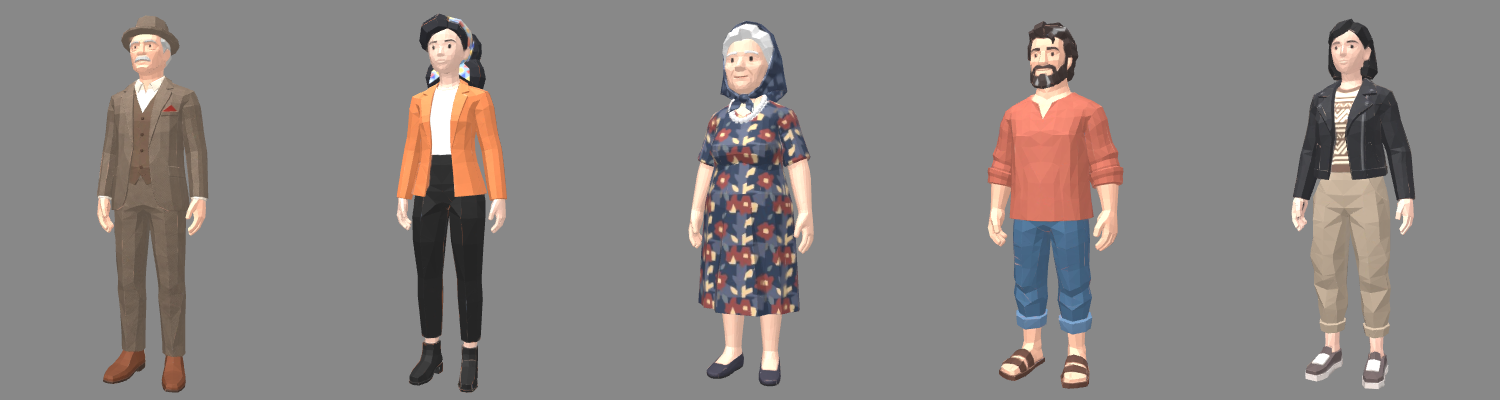
#> input picture Modeles/personnages_apercu.png, 1500 x 400 px
$ python feuille_mission.py
#> lines starting #> are read from the running program, lines starting #| are printed output that depends on the picture; after the words box and inside, x2 and y2 are one past the last pixel; in counts of white or black regions, pixels touching at a corner belong together
#> in feuille, `img = Image.new("RGBA", (W, H), (0, 0, 0, 0))`: img: PIL image 1640x2000 RGBA; every value is 0
"""Images de la feuille de mission et du billet d'embarquement (une feuille par trajet).

Sortie (Textures/FeuilleMission) :
  FondFeuille.png   la feuille en gros plan (presse-papier), 1640 x 2000 -> 820 x 1000 a l'ecran
  Billet.png        le billet d'embarquement VIDE (le Verse ecrit les valeurs), 1800 x 720
                    -> 900 x 360 a l'ecran. Positions des valeurs : BILLET plus bas.
  Passeport.png     la page du passeport VIDE (le Verse ecrit les valeurs et met la photo),
                    1260 x 1000 -> 630 x 500 a l'ecran. Positions des valeurs : PASSEPORT plus bas.
                    (les memes positions que dans feuille_mission.verse)
  Case.png, CaseCochee.png, CaseRatee.png   les cases de la feuille
  TamponOk.png, TamponRefus.png             les tampons poses sur le billet
  Photo1.png ... Photo5.png  les photos des passagers (decoupees dans Modeles/personnages_apercu.png,
                    de gauche a droite : 1 vieux monsieur, 2 femme veste orange, 3 grand-mere,
                    4 homme barbu, 5 femme blouson noir)
Les grandes images sont ensuite centrees dans un carre / rectangle en puissance de 2 (vide
transparent autour) pour UEFN : FondFeuille 2048 x 2048, Billet 2048 x 1024, Passeport 2048 x 1024,
tampons 1024 x 512. Le Verse les affiche plus grandes d'autant (le dessin tombe au meme endroit).
Et Modeles/Feuille/FeuilleMur.glb : le presse-papier a accrocher au mur (texture = FondFeuille).

Usage : python3 feuille_mission.py
"""
import os
import random

import numpy as np
import trimesh
from PIL import Image, ImageDraw, ImageFilter, ImageFont
from trimesh.visual.material import PBRMaterial

RACINE = os.path.join(os.path.dirname(os.path.abspath(__file__)), "..")
SORTIE = os.path.join(RACINE, "Textures", "FeuilleMission")
MODELES = os.path.join(RACINE, "Modeles", "Feuille")
TITRE = os.path.join(RACINE, "Outils", "ArchivoBlack.ttf")
CARTOON = os.path.join(RACINE, "Outils", "TitanOne-Regular.ttf")   # police des interfaces cartoon
CONTOUR = (22, 27, 48, 255)                                          # contour sombre du style cartoon
VERT_H, VERT_B = (46, 190, 104, 255), (18, 128, 70, 255)
ETIQ = os.path.join(RACINE, "Outils", "BarlowSemiCondensed-Bold.ttf")

BLEU = (36, 74, 140, 255)
GRIS = (120, 128, 140, 255)
PHOTO = 256


def police(f, t):
    return ImageFont.truetype(f, t)


def centre(d, xy, texte, f, couleur):
    l, h, r, b = d.textbbox((0, 0), texte, font=f)
    d.text((xy[0] - (r - l) / 2 - l, xy[1] - (b - h) / 2 - h), texte, font=f, fill=couleur)


def avion(d, cx, cy, s, couleur):
    """Petit avion vu de dessus, nez vers la droite."""
    pts = [(1.0, 0), (0.75, 0.07), (0.15, 0.07), (-0.25, 0.62), (-0.42, 0.62), (-0.15, 0.07),
           (-0.62, 0.07), (-0.78, 0.3), (-0.9, 0.3), (-0.82, 0), (-0.9, -0.3), (-0.78, -0.3),
           (-0.62, -0.07), (-0.15, -0.07), (-0.42, -0.62), (-0.25, -0.62), (0.15, -0.07), (0.75, -0.07)]
    d.polygon([(cx + x * s, cy + y * s) for x, y in pts], fill=couleur)


def code_barre(d, x0, y0, x1, y1, graine):
    r = random.Random(graine)
    x = x0
    while x < x1 - 6:
        w = r.choice([3, 3, 5, 7, 9])
        d.rectangle((x, y0, x + w, y1), fill=(25, 28, 34, 255))
        x += w + r.choice([3, 4, 6, 8])


def ombre(img, boite, rayon, decalage=12):
#> called with boite = (20, 40, 1610, 1970), rayon = 60, decalage = 12
    o = Image.new("RGBA", img.size, (0, 0, 0, 0))
    b = (boite[0] + decalage, boite[1] + decalage, boite[2] + decalage, boite[3] + decalage)
    ImageDraw.Draw(o).rounded_rectangle(b, rayon, fill=(0, 0, 0, 110))
    img.alpha_composite(o.filter(ImageFilter.GaussianBlur(14)))


# ---------- la feuille (gros plan) ----------
def feuille():
    W, H = 1640, 2000
    img = Image.new("RGBA", (W, H), (0, 0, 0, 0))
    ombre(img, (20, 40, W - 30, H - 30), 60)
    d = ImageDraw.Draw(img)
    d.rounded_rectangle((20, 40, W - 30, H - 30), 60, fill=(122, 82, 50, 255), outline=(78, 50, 30, 255), width=10)
    d.rounded_rectangle((80, 140, W - 90, H - 90), 16, fill=(250, 247, 238, 255), outline=(206, 198, 180, 255), width=4)
    for y in range(470, H - 140, 110):
        d.line((140, y + 90, W - 150, y + 90), fill=(220, 226, 236, 255), width=3)
    d.line((250, 420, 250, H - 120), fill=(240, 180, 180, 255), width=3)
    d.rectangle((80, 200, W - 90, 380), fill=BLEU)
    avion(d, 210, 290, 70, (255, 255, 255, 255))
    centre(d, (W / 2 + 40, 290), "FLIGHT BRIEFING", police(TITRE, 100), (255, 255, 255, 255))
    # pince
    d.rounded_rectangle((W / 2 - 260, 0, W / 2 + 250, 170), 34, fill=(178, 184, 192, 255), outline=(96, 102, 110, 255), width=10)
    d.rounded_rectangle((W / 2 - 120, 36, W / 2 + 110, 92), 22, fill=(122, 82, 50, 255))
    img.save(os.path.join(SORTIE, "FondFeuille.png"))
    return img


# ---------- le billet ----------
# Positions (pixels de Billet.png) du coin haut-gauche de chaque VALEUR ecrite par le Verse.
BILLET = {
    "NOM": (60, 205), "DE": (60, 345), "VERS": (720, 345),
    "VOL": (60, 535), "PORTE": (320, 535), "SIEGE": (560, 535), "EMBARQ": (800, 535),
    "DATE": (1050, 205), "SEQ": (1050, 345),
    "TALON_VOL": (1390, 205), "TALON_SIEGE": (1390, 345), "TALON_VERS": (1390, 455),
}


def billet():
    W, H = 1800, 720
    img = Image.new("RGBA", (W, H), (0, 0, 0, 0))
#> img: PIL image 1800x720 RGBA; every value is 0
    d = ImageDraw.Draw(img)
    # style cartoon : gros contour sombre, epaisseur en bas, bandeau vert brillant
    d.rounded_rectangle((0, 0, W - 1, H - 1), 48, fill=CONTOUR)
    d.rounded_rectangle((14, 14, W - 15, H - 15), 36, fill=(206, 214, 226, 255))
    d.rounded_rectangle((14, 14, W - 15, H - 27), 36, fill=(255, 255, 255, 255))
    bandeau(img, (14, 14, W - 15, 146), 36)
#> in bandeau, `m = Image.new("L", (x1 - x0, y1 - y0), 0)`: m: PIL image 1771x132 L; every value is 0
#> in bandeau, `ImageDraw.Draw(m).rounded_rectangle((0, 0, x1 - x0 - 1, y1 - y0 + r), ..`:
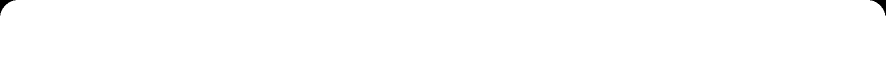
#> m: PIL image 1771x132 L (shown at 1/2 size); 99.8% white; 2 black regions, box (x1, y1, x2, y2) and area: (0, 0, 31, 31) 287, (1740, 0, 1771, 31) 287
#> in bandeau, `reflet = Image.new("L", img.size, 0)`: reflet: PIL image 1800x720 L; every value is 0
#> in bandeau, `ImageDraw.Draw(reflet).rounded_rectangle((x0 + r, y0 + 10, x1 - r, y0 ..`: reflet: PIL image 1800x720 L; values 0 (black) and 60 (white), 5.1% white; 1 white region, box (x1, y1, x2, y2) and area: (50, 24, 1750, 63) 66056
    avion(d, 96, 80, 46, (255, 255, 255, 255))
    cartoon(d, (162, 80), "TYCOON AIR", 66, "lm")
    cartoon(d, (860, 80), "BOARDING PASS", 50, "lm", (220, 255, 232, 255))
    cartoon(d, (1390, 80), "ECONOMY", 50, "lm", (220, 255, 232, 255))
    # perforation entre le billet et le talon
    for y in range(160, H - 20, 34):
        d.ellipse((1323, y, 1337, y + 14), fill=(210, 214, 222, 255))
    e = police(CARTOON, 32)
    for cle, nom in [("NOM", "PASSENGER NAME"), ("DE", "FROM"), ("VERS", "TO"), ("VOL", "FLIGHT"),
                     ("PORTE", "GATE"), ("SIEGE", "SEAT"), ("EMBARQ", "BOARDING"), ("DATE", "DATE"),
                     ("TALON_VOL", "FLIGHT"), ("TALON_SIEGE", "SEAT"), ("TALON_VERS", "TO")]:
        x, y = BILLET[cle][:2]
        d.text((x, y - 46), nom, font=e, fill=(120, 132, 150, 255))
    # petit logo de classe
    d.rounded_rectangle((1050, 470, 1150, 570), 16, outline=BLEU, width=6)
    centre(d, (1100, 520), "Y", police(TITRE, 60), BLEU)
    # codes-barres et symboles
    code_barre(d, 60, 620, 980, 690, 7)
    code_barre(d, 1390, 560, 1750, 690, 11)
    d.text((1010, 628), "SECURITY", font=police(CARTOON, 28), fill=(120, 132, 150, 255))
    d.rounded_rectangle((1010, 664, 1160, 696), 8, outline=(120, 132, 150, 255), width=3)
    d.text((1085, 680), "CHECKED", font=police(CARTOON, 22), fill=(120, 132, 150, 255), anchor="mm")
    img.save(os.path.join(SORTIE, "Billet.png"))


# ---------- le passeport ----------
# Positions (pixels de Passeport.png) du coin haut-gauche de chaque VALEUR ecrite par le Verse.
PASSEPORT = {
    "PHOTO": (60, 190, 360),
    "NOM": (470, 228), "NUMERO": (900, 228), "PRENOM": (470, 348),
    "NATION": (470, 468), "SEXE": (900, 468), "NAISSANCE": (470, 588), "EXPIRE": (900, 588),
    "MRZ1": (60, 800), "MRZ2": (60, 880),
}


def passeport():
    W, H = 1260, 1000
    img = Image.new("RGBA", (W, H), (0, 0, 0, 0))
#> img: PIL image 1260x1000 RGBA; every value is 0
    d = ImageDraw.Draw(img)
    d.rounded_rectangle((0, 0, W - 1, H - 1), 44, fill=CONTOUR)
    d.rounded_rectangle((14, 14, W - 15, H - 15), 32, fill=(200, 206, 186, 255))
    d.rounded_rectangle((14, 14, W - 15, H - 27), 32, fill=(236, 240, 226, 255))
    # fond guilloche discret (dessine a part puis decoupe a l'interieur du cadre)
    motif = Image.new("RGBA", (W, H), (0, 0, 0, 0))
    dm = ImageDraw.Draw(motif)
    for i in range(0, 60):
        r = 40 + i * 18
        dm.ellipse((W * 0.62 - r, H * 0.45 - r * 0.6, W * 0.62 + r, H * 0.45 + r * 0.6), outline=(214, 224, 204, 255), width=2)
    masque = Image.new("L", (W, H), 0)
#> masque: PIL image 1260x1000 L; every value is 0
    ImageDraw.Draw(masque).rounded_rectangle((20, 130, W - 21, H - 33), 26, fill=255)
#> masque: PIL image 1260x1000 L; 81.1% white; 1 black region, box (x1, y1, x2, y2) and area: (0, 0, 1260, 1000) 238240
    img.paste(motif, (0, 0), Image.composite(motif.getchannel("A"), Image.new("L", (W, H), 0), masque))
    # bandeau
    bandeau(img, (14, 14, W - 15, 124), 32, ((176, 58, 76, 255), (120, 32, 48, 255)))
#> in bandeau (call 2), `m = Image.new("L", (x1 - x0, y1 - y0), 0)`: m: PIL image 1231x110 L; every value is 0
#> in bandeau (call 2), `ImageDraw.Draw(m).rounded_rectangle((0, 0, x1 - x0 - 1, y1 - y0 + r), ..`: m: PIL image 1231x110 L; 99.7% white; 2 black regions, box (x1, y1, x2, y2) and area: (0, 0, 27, 27) 230, (1204, 0, 1231, 27) 230
#> in bandeau (call 2), `ImageDraw.Draw(reflet).rounded_rectangle((x0 + r, y0 + 10, x1 - r, y0 ..`: reflet: PIL image 1260x1000 L; values 0 (black) and 60 (white), 2.9% white; 1 white region, box (x1, y1, x2, y2) and area: (46, 24, 1214, 55) 35996
    d.ellipse((40, 30, 112, 102), outline=(255, 255, 255, 255), width=6)
    avion(d, 76, 66, 24, (255, 255, 255, 255))
    cartoon(d, (132, 68), "PASSPORT", 58, "lm")
    cartoon(d, (560, 68), "PASSEPORT  /  PASAPORTE", 36, "lm", (255, 220, 226, 255))
    e = police(CARTOON, 30)
    for cle, nom in [("NOM", "SURNAME"), ("NUMERO", "PASSPORT No."), ("PRENOM", "GIVEN NAMES"),
                     ("NATION", "NATIONALITY"), ("SEXE", "SEX"), ("NAISSANCE", "DATE OF BIRTH"),
                     ("EXPIRE", "DATE OF EXPIRY")]:
        x, y = PASSEPORT[cle]
        d.text((x, y - 42), nom, font=e, fill=(110, 116, 100, 255))
    # zone de lecture automatique (MRZ)
    d.rounded_rectangle((30, 760, W - 30, 955), 14, fill=(248, 250, 244, 255), outline=(200, 206, 186, 255), width=3)
    img.save(os.path.join(SORTIE, "Passeport.png"))
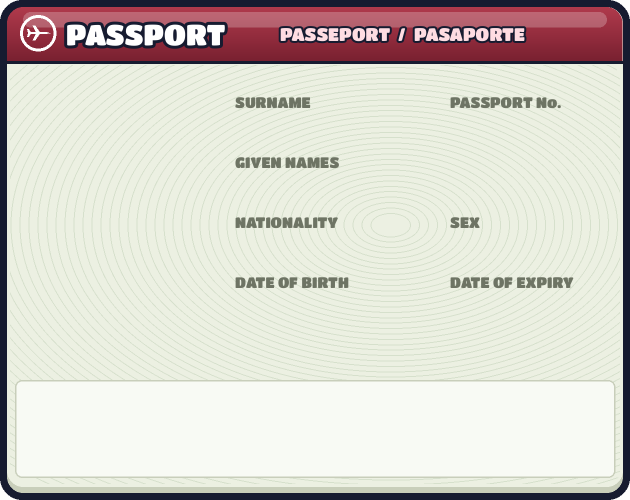
#> saved as Passeport.png: PIL image 1260x1000 RGBA (shown at 1/2 size); mean R, G, B, A 213.2, 209.4, 201.1, 254.7; transparent parts drawn white


def bandeau(img, boite, r, couleurs=(VERT_H, VERT_B)):
    """Bandeau du haut d'un document : degrade vertical + reflet, coins du haut arrondis."""
    x0, y0, x1, y1 = boite
    g = np.linspace(0, 1, y1 - y0)[:, None, None]
    c = np.array(couleurs[0][:3]) * (1 - g) + np.array(couleurs[1][:3]) * g
    bande = Image.fromarray(np.repeat(c, x1 - x0, 1).astype(np.uint8)).convert("RGBA")
    m = Image.new("L", (x1 - x0, y1 - y0), 0)
    ImageDraw.Draw(m).rounded_rectangle((0, 0, x1 - x0 - 1, y1 - y0 + r), r, fill=255)
    img.paste(bande, (x0, y0), m)
    reflet = Image.new("L", img.size, 0)
    ImageDraw.Draw(reflet).rounded_rectangle((x0 + r, y0 + 10, x1 - r, y0 + (y1 - y0) * 0.36), 16, fill=60)
    img.paste(Image.new("RGBA", img.size, (255, 255, 255, 255)), (0, 0), reflet)
    ImageDraw.Draw(img).line((x0, y1, x1, y1), fill=CONTOUR, width=6)


def cartoon(d, xy, texte, taille, ancre="lm", couleur=(255, 255, 255, 255)):
    """Texte blanc tres epais avec un gros contour sombre (comme les interfaces du jeu)."""
    d.text(xy, texte, font=police(CARTOON, taille), fill=couleur, anchor=ancre,
           stroke_width=max(4, taille // 9), stroke_fill=CONTOUR)


# ---------- cases et tampons ----------
def cases():
    for nom, signe in [("Case", None), ("CaseCochee", "ok"), ("CaseRatee", "x")]:
        img = Image.new("RGBA", (128, 128), (0, 0, 0, 0))
        d = ImageDraw.Draw(img)
        d.rounded_rectangle((14, 14, 114, 114), 14, outline=(40, 48, 60, 255), width=8)
        if signe == "ok":
            d.line((30, 66, 56, 96, 116, 18), fill=(22, 163, 74, 255), width=16, joint="curve")
        elif signe == "x":
            d.line((32, 32, 96, 96), fill=(220, 38, 38, 255), width=14)
            d.line((96, 32, 32, 96), fill=(220, 38, 38, 255), width=14)
        img.save(os.path.join(SORTIE, nom + ".png"))
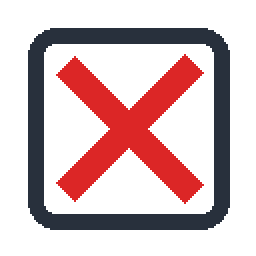
#> img: PIL image 128x128 RGBA (shown 2 times larger); mean R, G, B, A 37.4, 13.5, 15.6, 79.3; transparent parts drawn white


def tampon(nom, texte, couleur):
#> called with nom = 'TamponOk', texte = 'VALID', couleur = (22, 150, 70, 235)
    W, H = 640, 260
    img = Image.new("RGBA", (W, H), (0, 0, 0, 0))
#> img: PIL image 640x260 RGBA; every value is 0
    d = ImageDraw.Draw(img)
    d.rounded_rectangle((10, 10, W - 10, H - 10), 30, outline=couleur, width=16)
    d.rounded_rectangle((34, 34, W - 34, H - 34), 18, outline=couleur, width=5)
    centre(d, (W / 2, H / 2), texte, police(TITRE, 92), couleur)
    img = img.rotate(-12, expand=True, resample=Image.BICUBIC)
#> img: PIL image 682x388 RGBA
    # aspect tampon : quelques trous dans l'encre
    a = np.array(img)
    r = np.random.default_rng(3)
    a[..., 3] = (a[..., 3] * (r.random(a.shape[:2]) > 0.12)).astype(np.uint8)
#> a: shape (388, 682, 4); mean R, G, B, A 3.8, 27.3, 12.7, 35
#> call 2 of tampon, with nom = 'TamponRefus', texte = 'REFUSED', couleur = (210, 34, 34, 235)
#> in tampon (call 2), `a[..., 3] = (a[..., 3] * (r.random(a.shape[:2]) > 0.12)).astype(np.uin..`:
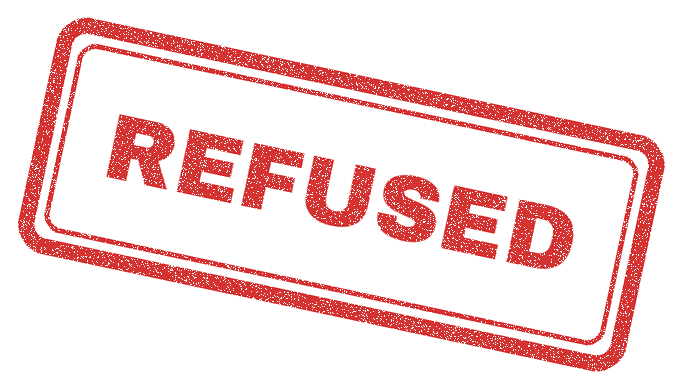
#> a: shape (388, 682, 4); mean R, G, B, A 45.6, 7, 7, 41.5; transparent parts drawn white
    Image.fromarray(a).save(os.path.join(SORTIE, nom + ".png"))


# ---------- photos ----------
def photos():
    groupe = Image.open(os.path.join(RACINE, "Modeles", "personnages_apercu.png")).convert("RGB")
#> groupe is the input picture: PIL image 1500x400 RGB; mean R, G, B 137.9, 132.4, 130.3
    for i, cx in enumerate([150, 450, 750, 1050, 1350]):
        p = groupe.crop((cx - 100, 4, cx + 100, 204)).resize((PHOTO, PHOTO), Image.LANCZOS).convert("RGBA")
        ImageDraw.Draw(p).rectangle((0, 0, PHOTO - 1, PHOTO - 1), outline=(30, 30, 30, 255), width=6)
        p.save(os.path.join(SORTIE, f"Photo{i + 1}.png"))
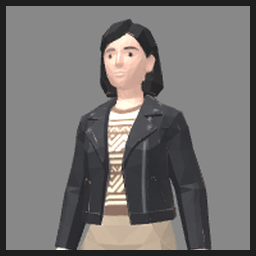
#> p: PIL image 256x256 RGBA; mean R, G, B, A 116.2, 113.4, 112.1, 255


# ---------- le presse-papier du mur (3D) ----------
def modele_mur(tex):
    """Plaque fine 41 x 50 cm, la feuille texturee sur la face avant.
    Pivot au centre de la face arriere (contre le mur), face avant vers +X, haut = +Y (glTF)."""
    L, Hh, E = 0.41, 0.50, 0.012
    petite = tex.resize((820, 1000), Image.LANCZOS)
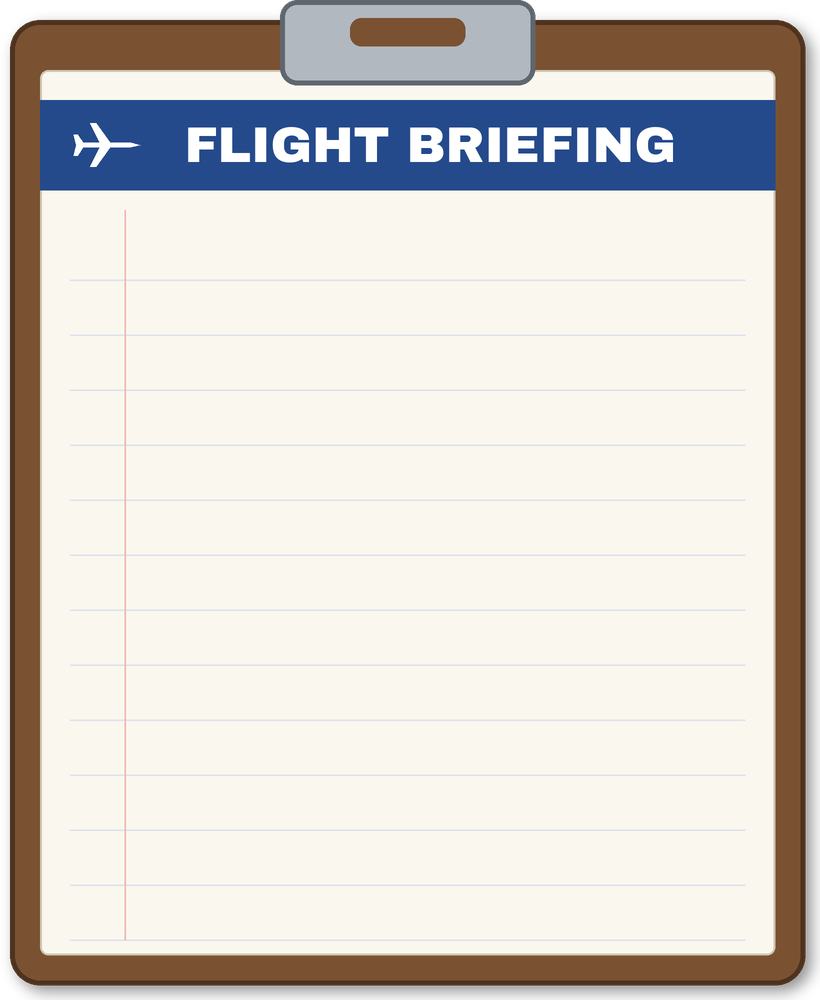
#> petite: PIL image 820x1000 RGBA; mean R, G, B, A 200.8, 196.4, 191.1, 241.8; transparent parts drawn white
#> (the call stopped at in modele_mur, `avant = trimesh.Trimesh(v, f, process=False)`: trimesh is not available in this run)
    v = np.array([[E, -Hh / 2, L / 2], [E, -Hh / 2, -L / 2], [E, Hh / 2, -L / 2], [E, Hh / 2, L / 2]])
    f = np.array([[0, 1, 2], [0, 2, 3]])
    uv = np.array([[0, 0], [1, 0], [1, 1], [0, 1]], dtype=float)
    avant = trimesh.Trimesh(v, f, process=False)
    avant.visual = trimesh.visual.TextureVisuals(uv=uv, material=PBRMaterial(baseColorTexture=petite, roughnessFactor=0.9, metallicFactor=0.0))
    bois = trimesh.creation.box(extents=(E * 0.95, Hh * 0.97, L * 0.97))
    bois.apply_translation((E * 0.95 / 2, 0, 0))
    bois.visual = trimesh.visual.TextureVisuals(uv=np.full((len(bois.vertices), 2), 0.5),
                                                material=PBRMaterial(baseColorFactor=(122, 82, 50, 255), roughnessFactor=0.8))
    os.makedirs(MODELES, exist_ok=True)
    trimesh.Scene([avant, bois]).export(os.path.join(MODELES, "FeuilleMur.glb"))


def puissance2(nom):
    """Centre l'image dans la puissance de 2 superieure (vide transparent autour)."""
#> called with nom = 'FondFeuille'
    chemin = os.path.join(SORTIE, nom + ".png")
    img = Image.open(chemin).convert("RGBA")
    p2 = lambda n: 1 << (n - 1).bit_length()
    W, H = p2(img.width), p2(img.height)
#> W = 2048; H = 2048
    fond = Image.new("RGBA", (W, H), (0, 0, 0, 0))
#> fond: PIL image 2048x2048 RGBA; every value is 0
    fond.paste(img, ((W - img.width) // 2, (H - img.height) // 2))
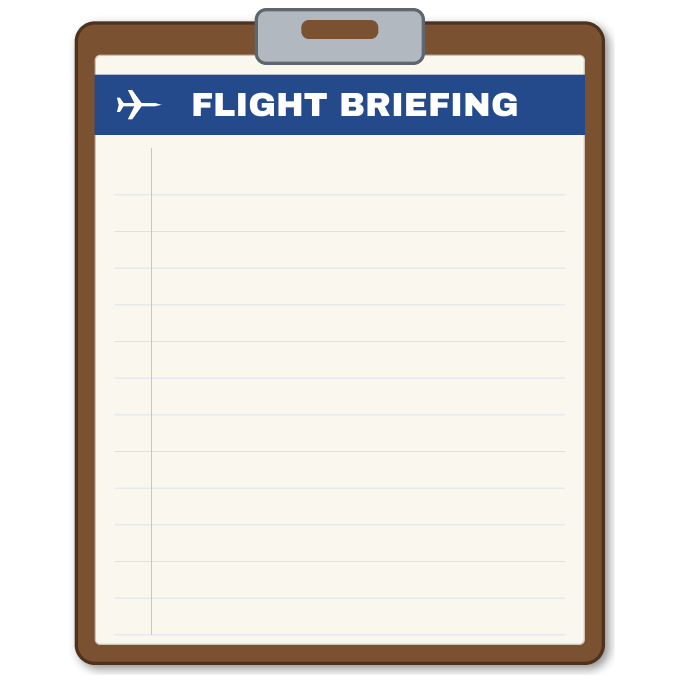
#> fond: PIL image 2048x2048 RGBA (shown at 1/3 size); mean R, G, B, A 156.9, 153.6, 149.4, 189.1; transparent parts drawn white
    fond.save(chemin)


if __name__ == "__main__":
    os.makedirs(SORTIE, exist_ok=True)
    t = feuille()
    billet()
    passeport()
    cases()
    tampon("TamponOk", "VALID", (22, 150, 70, 235))
    tampon("TamponRefus", "REFUSED", (210, 34, 34, 235))
    photos()
    modele_mur(t)
    for n in ["FondFeuille", "Billet", "Passeport", "TamponOk", "TamponRefus"]:
        puissance2(n)
    print("ok :", SORTIE)
#| ok : Outils/../Textures/FeuilleMission
